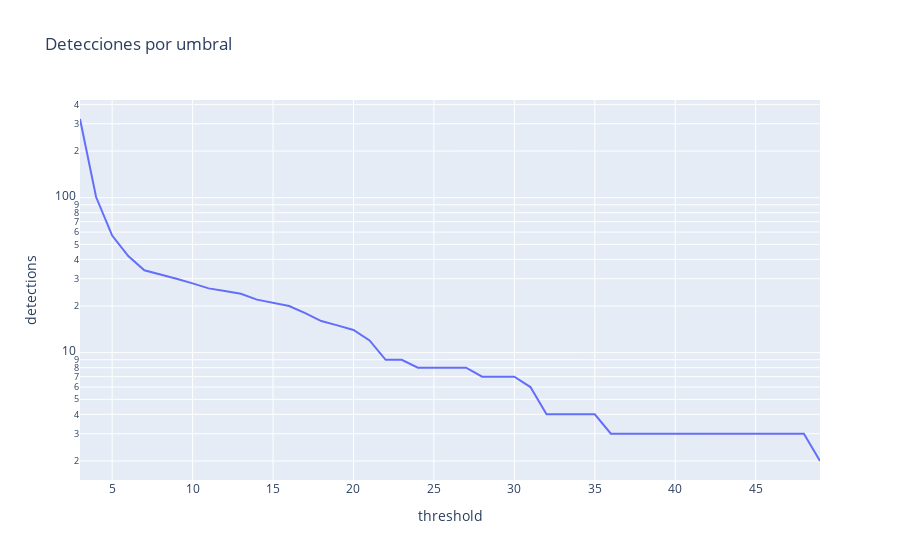

The cell this chart's notebook holds for it:
### Code cell
frame = get_frame("frame_1650.jpg")

treshold_df = pd.DataFrame(columns=["threshold", "detections"])

for threshold_value in get_threshold_range():
    retophat = top_hat(frame["tophat"], top_hat_filter["options"])

    thresh = threshold(retophat, {
        "thresh": threshold_value,
        "maxValue": 255,
    })

    dilated_thresh = dilate(thresh, {
        'kernelSize': (3, 3),
        'iterations': 1})

    contours, hierarchy = cv.findContours(
        dilated_thresh, cv.RETR_TREE, cv.CHAIN_APPROX_SIMPLE)
    detections = len(contours)

    treshold_df.loc[threshold_value] = [threshold_value, detections]

px.line(
    treshold_df,
    x="threshold",
    y="detections",
    title="Detecciones por umbral",
    log_y=True,
)

### Figure 1 — Plotly figure (JSON) as saved in the notebook; plotly's stock layout.template omitted (floating-point values rounded to 4 significant figures)
{"data": [{"hovertemplate": "threshold=%{x}<br>detections=%{y}<extra></extra>", "legendgroup": "", "line": {"color": "#636efa", "dash": "solid"}, "marker": {"symbol": "circle"}, "mode": "lines", "name": "", "orientation": "v", "showlegend": false, "type": "scatter", "x": [3, 4, 5, 6, 7, 8, 9, 10, 11, 12, 13, 14, 15, 16, 17, 18, 19, 20, 21, 22, 23, 24, 25, 26, 27, 28, 29, 30, 31, 32, 33, 34, 35, 36, 37, 38, 39, 40, 41, 42, 43, 44, 45, 46, 47, 48, 49], "xaxis": "x", "y": [322, 101, 57, 42, 34, 32, 30, 28, 26, 25, 24, 22, 21, 20, 18, 16, 15, 14, 12, 9, 9, 8, 8, 8, 8, 7, 7, 7, 6, 4, 4, 4, 4, 3, 3, 3, 3, 3, 3, 3, 3, 3, 3, 3, 3, 3, 2], "yaxis": "y"}], "layout": {"legend": {"tracegroupgap": 0}, "title": {"text": "Detecciones por umbral"}, "xaxis": {"anchor": "y", "domain": [0, 1], "title": {"text": "threshold"}}, "yaxis": {"anchor": "x", "domain": [0, 1], "title": {"text": "detections"}, "type": "log"}}}
